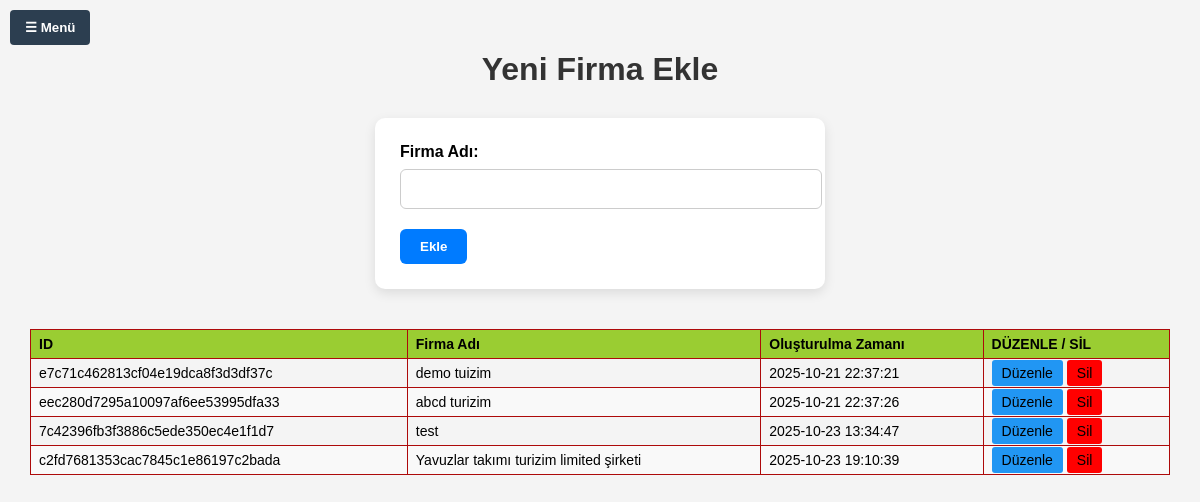
The app's page /adminpanel/firmsadd.php (signed in) with its own data.
### tables this page shows
CREATE TABLE Bus_Company (
    id TEXT PRIMARY KEY,
    name TEXT NOT NULL,
    logo_path TEXT,
    created_at TIMESTAMP DEFAULT CURRENT_TIMESTAMP
    );

### adminpanel/firmsadd.php (the view, shortened to what this page needs)
<?php
require_once __DIR__ . '/../db(database)/includes/db.php';
try {
    $stmt = $db->prepare('SELECT * FROM Bus_Company');
    $stmt->execute();
    $companies = $stmt->fetchAll(PDO::FETCH_ASSOC);
} catch (PDOException $e) {
    $error = "Veritabanı hatası: " . $e->getMessage();
}
?>
<!DOCTYPE html>
<html lang="tr">
<head>
</head>
<body>
<button id="toggleBtn">☰ Menü</button>
<div class="main">
  <h1>Yeni Firma Ekle</h1>
  <form method="POST">
    <label for="name">Firma Adı:</label>
    <input type="text" id="name" name="name" required>
    <button type="submit">Ekle</button>
  </form>
  <table>
    <thead>
      <tr>
        <th>ID</th>
        <th>Firma Adı</th>
        <th>Oluşturulma Zamanı</th>
        <th>DÜZENLE / SİL</th>
      </tr>
    </thead>
    <tbody>
      <?php if (!empty($companies)): ?>
        <?php foreach ($companies as $company): ?>
          <tr>
            <td><?= htmlspecialchars($company['id']) ?></td>
            <td><?= htmlspecialchars($company['name']) ?></td>
            <td><?= htmlspecialchars($company['created_at']) ?></td>
            <td>
              <a href="firmsedit.php?id=<?= $company['id'] ?>" class="action-btn edit-btn">Düzenle</a>
              <a href="?action=delete&id=<?= $company['id'] ?>" class="action-btn delete-btn" onclick="return confirm('Bu firmayı silmek istediğinize emin misiniz?')">Sil</a>
            </td>
          </tr>
        <?php endforeach; ?>
      <?php else: ?>
        <tr><td colspan="4">Sistemde firma bulunamadı.</td></tr>
      <?php endif; ?>
    </tbody>
  </table>
</div>
</body>
</html>

### adminpanel/firmsadd.php (style rules this page uses)
body { margin: 0; font-family: Arial, sans-serif; background-color: #f4f4f4; }
#toggleBtn { position: fixed; top: 10px; left: 10px; z-index: 1001; background-color: #2c3e50; color: white; border: none; padding: 10px 15px; cursor: pointer; border-radius: 4px; }
.main { margin-left: 0; padding: 30px; transition: margin-left 0.3s ease; }
h1 { text-align: center; color: #333; }
form { max-width: 400px; margin: 30px auto; background: white; padding: 25px; border-radius: 10px; box-shadow: 0 4px 12px rgba(0,0,0,0.1); }
label { font-weight: bold; display: block; margin-bottom: 8px; }
input[type="text"] { width: 100%; padding: 10px; font-size: 16px; margin-bottom: 20px; border: 1px solid #ccc; border-radius: 6px; }
button { background-color: #007bff; color: white; font-weight: bold; padding: 10px 20px; border: none; border-radius: 6px; cursor: pointer; }
table { width: 100%; border-collapse: collapse; margin-top: 40px; }
th, td { border: 1px solid #ad0a0aff; padding: 6px 8px; text-align: left; font-size: 14px; white-space: nowrap; }
th { background-color: yellowgreen; }
tr:nth-child(even) { background-color: #f9f9f9; }
.action-btn { padding: 5px 10px; text-decoration: none; color: black; border-radius: 3px; }
.delete-btn { background-color: red; }
.edit-btn { background-color: #2196F3; }

### records on screen
bus_company: id "e7c71c462813cf04e19dca8f3d3df37c", name "demo tuizim", created_at "2025-10-21 22:37:21"
bus_company: id "eec280d7295a10097af6ee53995dfa33", name "abcd turizim", created_at "2025-10-21 22:37:26"
bus_company: id "7c42396fb3f3886c5ede350ec4e1f1d7", name "test", created_at "2025-10-23 13:34:47"
bus_company: id "c2fd7681353cac7845c1e86197c2bada", name "Yavuzlar takımı turizim limited şirketi", created_at "2025-10-23 19:10:39"
